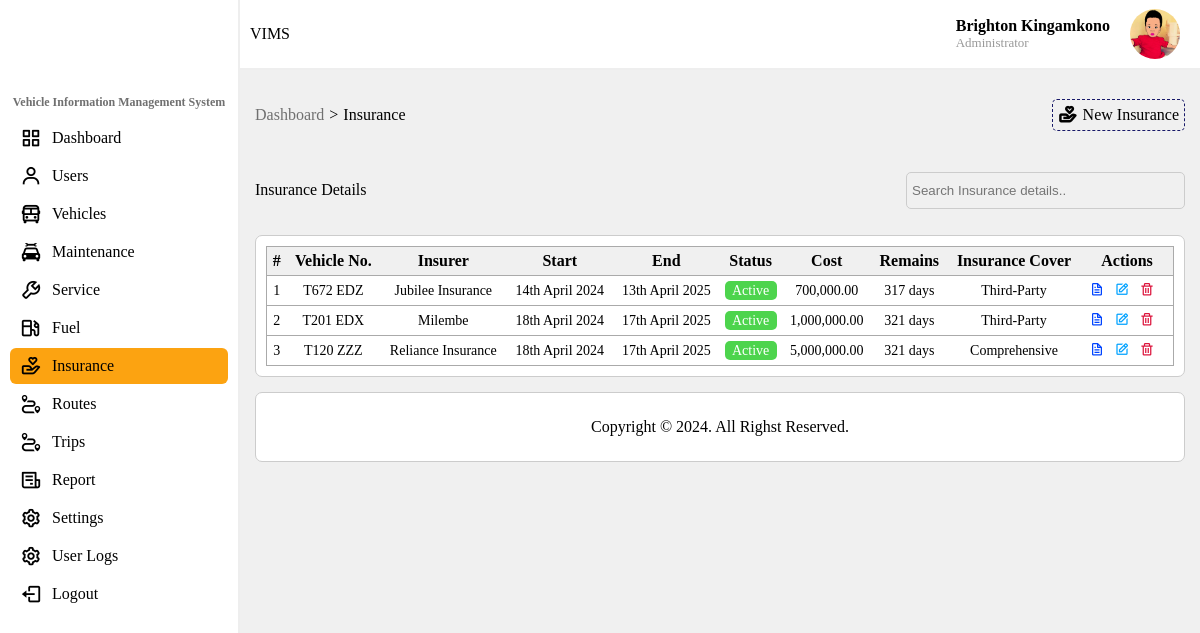
The page /dashboard/insurance.php (signed in) on the database its author committed.
### tables this page shows
CREATE TABLE `users` (
  `userID` int(11) NOT NULL,
  `firstname` varchar(50) NOT NULL,
  `middlename` varchar(50) DEFAULT NULL,
  `lastname` varchar(50) NOT NULL,
  `email` varchar(100) NOT NULL,
  `gender` varchar(6) NOT NULL,
  `phone` varchar(12) DEFAULT NULL,
  `password` varchar(120) NOT NULL,
  `image` varchar(255) DEFAULT NULL,
  `created_at` datetime DEFAULT NULL,
  `updated_at` datetime DEFAULT NULL,
  `usertype` varchar(20) NOT NULL,
  `login_time` datetime DEFAULT NULL,
  `logout_time` datetime DEFAULT NULL,
  `reset_token_hash` varchar(200) DEFAULT NULL,
  `reset_token_expires_at` datetime DEFAULT NULL
);

CREATE TABLE `insurance` (
  `insuranceID` int(11) NOT NULL,
  `vehicleID` int(11) NOT NULL,
  `insure` varchar(70) NOT NULL,
  `start` date NOT NULL,
  `end` date NOT NULL,
  `type` varchar(15) NOT NULL,
  `amount` varchar(20) NOT NULL,
  `created_at` datetime NOT NULL,
  `updated_at` datetime DEFAULT NULL
);

CREATE TABLE `vehicle` (
  `vehicleID` int(11) NOT NULL,
  `model` varchar(50) NOT NULL,
  `type` varchar(20) NOT NULL,
  `year` varchar(4) NOT NULL,
  `make` varchar(20) NOT NULL,
  `chassis_no` varchar(50) NOT NULL,
  `registration_no` varchar(50) NOT NULL,
  `engine_no` varchar(25) NOT NULL,
  `cc` varchar(4) NOT NULL,
  `transmission` varchar(10) NOT NULL,
  `fuel` varchar(10) NOT NULL,
  `current_km` varchar(10) NOT NULL,
  `status` varchar(10) NOT NULL DEFAULT 'active',
  `created_at` datetime NOT NULL,
  `updated_at` datetime NOT NULL,
  `driverID` int(11) DEFAULT NULL,
  `routeID` int(11) NOT NULL
);

### dashboard/insurance.php (the view, shortened to what this page needs)
<?php
    try {
        require('../db/pdo.php');
        $stmt = $dbCnx->prepare('SELECT * FROM users WHERE userID = :userID');
        $stmt->bindValue(':userID', $_SESSION['uniqueID'], PDO::PARAM_INT);
        $stmt->execute();
        $row = $stmt->fetch();
    } catch (PDOException $e) {
        echo $e->getMessage();
    }
?>
<!DOCTYPE html>
<html lang="en">
<head>
    <link rel="stylesheet" href="../css/styles.css">
    <link rel="stylesheet" href="../boxicons/css/boxicons.min.css">
    <link rel="stylesheet" href="../swal/sweetalert2.css">
</head>
<body>
    <div class="container">
        <aside>
            <header>
                <span>Vehicle Information Management System</span>
            </header>
            <nav class="navbar">
                <ul>
                    <?php if(isset($_SESSION['administrator']) || isset($_SESSION['vmanager'])): ?>
                    <li>
                        <a href="index.php"><i class="bx bx-grid-alt"></i>Dashboard</a>
                    </li>
                    <li>
                        <a href="users.php"><i class="bx bx-user"></i>Users</a>
                    </li>
                    <li>
                        <a href="vehicle.php"><i class="bx bx-bus"></i>Vehicles</a>
                    </li>
                    <li>
                        <a href="maintanance.php"><i class="bx bxs-car-mechanic"></i>Maintenance</a>
                    </li>
                    <li>
                        <a href="all_services.php"><i class="bx bx-wrench"></i>Service</a>
                    </li>
                    <li>
                        <a href="fuel.php"><i class="bx bx-gas-pump"></i>Fuel</a>
                    </li>
                    <li class="active">
                        <a href="insurance.php"><i class="bx bx-donate-heart"></i>Insurance</a>
                    </li>
                    <li>
                        <a href="routes.php"><i class="bx bx-trip"></i>Routes</a>
                    </li>
                    <li>
                        <a href="trips.php" ><i class="bx bx-trip"></i>Trips</a>
                    </li>
                    <li>
                        <a href="report.php"><i class="bx bx-receipt"></i>Report</a>
                    </li>
                    <li>
                        <a href="settings.php"><i class="bx bx-cog"></i>Settings</a>
                    </li>
                    <?php if(isset($_SESSION['administrator'])): ?>
                        <li>
                            <a href="logs.php"><i class="bx bx-cog"></i>User Logs</a>
                        </li>
                    <?php endif ?>
                    <li>
                        <a href="logout.php?logout_id=<?=$_SESSION['uniqueID']?>"><i class="bx bx-log-out"></i>Logout</a>
                    </li>
                    <?php elseif(isset($_SESSION['driver'])): ?>
                        nav coming soon
                    <?php endif;  ?>
                </ul>
            </nav>
        </aside>
        <main class="main-content">
        <header class="grid">
                <span class="logo">VIMS</span>
                <div class="user">
                    <div class="name">
                        <?=$row['firstname'].' '.$row['lastname']?>
                        <span id="role"><?=$row['usertype']?></span>
                    </div>
                    <img id="imgDropdown" src="../images/<?=$row['image']?>" alt="">
                </div>
            </header>
            <div class="grid main">
                <div class="top_card">
                    <div class="bread-cumb">
                        <a href="index.php">Dashboard</a> > <span>Insurance</span>
                    </div>
                    <a href="add_insurance.php" class="add-btn"><i class="bx bx-donate-heart"></i>new insurance</a>
                </div>
                <div class="top_card" style="align-items: center;">
                    <p style="color:black">Insurance Details</p>
                    <input type="text" name="searchInput" id="searchInput" placeholder="Search Insurance details..">
                </div>
                <div class="bottom-card">
                    <table id="myTable">
                        <tr>
                            <th>#</th>
                            <th>Vehicle No.</th>
                            <th>Insurer</th>
                            <th>Start</th>
                            <th>End</th>
                            <th>Status</th>
                            <th>Cost</th>
                            <th>Remains</th>
                            <th>Insurance Cover</th>
                            <th>Actions</th>
                        </tr>
                        <?php
                            try {
                                require('../db/pdo.php');
                                $stmt = $dbCnx->prepare('SELECT vehicle.registration_no, insurance.insuranceID, insurance.insure, insurance.start, insurance.end, insurance.type, insurance.amount FROM insurance INNER JOIN vehicle ON vehicle.vehicleID = insurance.vehicleID ORDER BY insurance.start ASC');
                                $stmt->execute();
                                $rows = $stmt->fetchAll();
                                $sn = 1;
                                foreach($rows as $row):
                                    $date1 = date_create();
                                    $date2 = date_create($row['end']);
                                    $diff = date_diff($date1, $date2);
                                    $days = ($diff->format('%a') == +0) ? 'day' : 'days';
                                    $insuredDays = "";
                                    if($diff->format('%R%a') > 0) {
                                        $status = "<p class=active>Active</p>";
                                        $insuredDays = $diff->format("%R%a") + 1;
                                    } elseif($diff->format('%R%a') == +0) {
                                        $insuredDays = $diff->format("%R%a") + 1;
                                        $status = "<p class=active>Active</p>";
                                    } else {
                                        $status = "<p class=expired>Expired</p>";
                                        $insuredDays = $diff->format("%R%a");
                                    }
                                ?>
                                    <tr id="trow">
                                        <td><?=$sn++?></td>
                                        <td><?=$row['registration_no']?></td>
                                        <td><?=$row['insure']?></td>
                                        <td><?=date('jS F Y', strtotime($row['start']))?></td>
                                        <td><?=date('jS F Y', strtotime($row['end']))?></td>
                                        <td><?=$status?></td>
                                        <td><?=number_format($row['amount'], 2, '.', ',')?></td>
                                        <td><?=$insuredDays." ".$days?></td>
                                        <td><?=$row['type']?></td>
                                        <td><a href="view_insurance.php?id=<?=$row['insuranceID']?>"><i class="bx bx-file icon res"></i></a><a href="edit_insurance.php?id=<?=$row['insuranceID']?>"><i class="bx bx-edit icon update"></i></a><a href="delete_insurance.php?id=<?=$row['insuranceID']?>"><i class="bx bx-trash icon del"></i></a></td>
                                    </tr>
                        <?php
                                endforeach;
                            } catch(PDOException $e) {
                                echo $e->getMessage();
                            }
                        ?>
                    </table>
                </div>
                <footer>Copyright &copy; <?=date('Y')?>. All Righst Reserved.</footer>
            </div>
        </main>
    </div>
</body>
</html>

### css/styles.css (style rules this page uses)
:root { --color-primary: #10114d; --color-secondary: #dc143c; --color-grey: #999; --color-light: #dcdcdc; --color-light2: #f8f8ff; --bg-color: #f0f0f0; --orange: #FCA311; --cyan-dark: #0D5C63; --cyan-dark2: #004346; --xs-padding: 5px; --sm-padding: 15px; --mid-padding: 25px; --max-padding: 35px; }
*, *::before, *::after { padding: 0; margin: 0; box-sizing: border-box; list-style: none; text-decoration: none; outline: none; border: none; }
body { font-family: 'poppins', serif; background: var(--bg-color); }
.container { min-height: 100vh; display: flex; position: relative; background: var(--bg-color); }
.container aside { position: fixed; width: 20%; height: 100vh; background: #fff; border-right: #eee 2px solid; }
.container aside header { margin-top: 10px; display: flex; flex-direction: column; justify-content: center; align-items: center; }
.container aside header span { font-size: 12px; font-weight: bold; color: #707070; }
.container aside nav { margin-left: 10px; margin-right: 10px; }
.container aside nav ul { padding-top: 10px; }
.container aside nav ul li { width: 100%; margin-bottom: 2px; }
.container aside nav ul li a { display: flex; align-items: center; color: #000; padding: 7px 10px; }
.container aside nav ul li a i { margin-right: 10px; font-size: 22px; }
.container aside nav ul li.active { background: var(--bg-color); background: var(--orange); border-radius: 6px; }
.container main { margin-left: calc(100% - 80%); width: calc(100% - 20%); height: 100vh; }
.container main header { border-bottom: #eee 2px solid; height: 70px; background: white; top: 0; position: sticky; }
.container main header span.logo { grid-column: span 6; align-self: center; margin-left: 10px; }
.container main header .user { position: relative; grid-column: span 6; justify-self: end; display: flex; align-self: center; margin-right: 20px; }
.container main header .user .name { align-self: center; margin-right: 20px; font-weight: bold; }
.container main header .user .name #role { font-weight: normal; display: block; font-size: small; color: var(--color-grey); text-transform: capitalize; }
.container main header .user img { height: 50px; width: 50px; object-fit: cover; border-radius: 50%; align-self: center; cursor: pointer; }
.grid { display: grid; grid-template-columns: repeat(12, 1fr); gap: 15px; }
.main { margin: 15px; }
.container main .main .top_card { display: flex; justify-content: space-between; align-items: center; grid-column: span 12; border-radius: 7px; height: 60px; }
main .main .top_card p { color: #707070; }
main .main .top_card .bread-cumb { display: flex; align-items: center; }
main .main .top_card .bread-cumb span { margin-left: 5px; }
main .main .top_card .bread-cumb a { color: #707070; border: none !important; padding: 0; margin-right: 5px; }
main .main .top_card a { padding: 5px; color: black; border-radius: 5px; display: flex; align-items: center; text-transform: capitalize; border: 1px dashed #181968; transition: .4s all ease-in-out; }
main .main .top_card a i { margin-right: 5px; font-size: 20px; font-weight: bold; }
main .main .bottom-card { display: flex; justify-content: space-between; align-items: center; grid-column: span 12; border-radius: 7px; background: #fff; border: #ccc 1px solid; }
.bottom-card table { margin: 10px; width: 100%; border-collapse: collapse; border: 1px solid #aaa; }
.bottom-card table th { text-align: center; padding: 5px; background: var(--bg-color); }
.bottom-card table tr { border-bottom: 1px solid #aaa; }
.bottom-card table td { padding: 5px; text-align: center; font-size: 14px; }
.icon { font-size: 15px; color: #000; margin-right: 10px; }
i.del { color: crimson; }
i.res { color: #0044ff; }
i.update { color: #00a2ff; }
.container main footer { grid-column: span 12; height: 70px; background: white; width: 100%; border-radius: 7px; display: flex; justify-content: center; align-items: center; border: #ccc 1px solid; }
.top_card #searchInput { background: transparent; padding: 10px 5px; border: #ccc 1px solid; border-radius: 5px; width: 30%; }
:is(p.active, span.active) { padding: 1.5px 5px; background-color: #4dd44d; border-radius: 5px; color: #fff; }

### rows shown on the page
users: firstname "Brighton", lastname "Kingamkono", usertype "Administrator", image (picture)
insurance: vehicleID.registration_no "T672 EDZ", insure "Jubilee Insurance", start "14th April 2024", end "13th April 2025", shows "Active", amount "700,000.00", end "317", end "days", type "Third-Party"
insurance: vehicleID.registration_no "T201 EDX", insure "Milembe", start "18th April 2024", end "17th April 2025", shows "Active", amount "1,000,000.00", end "321", end "days", type "Third-Party"
insurance: vehicleID.registration_no "T120 ZZZ", insure "Reliance Insurance", start "18th April 2024", end "17th April 2025", shows "Active", amount "5,000,000.00", end "321", end "days", type "Comprehensive"
